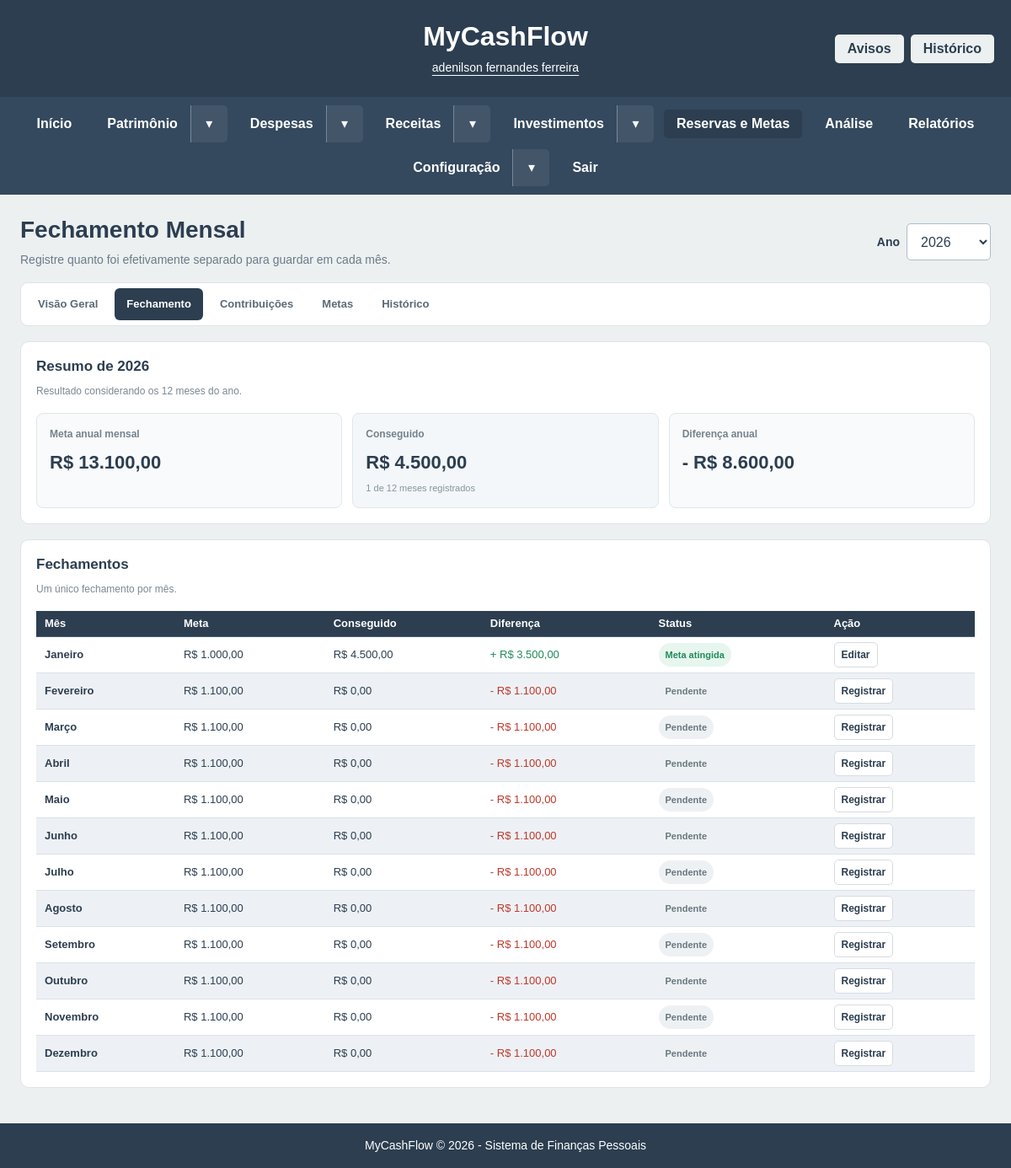
/views/reservas/fechamento.php (signed in), run on the app's committed database.
### tables this page shows
CREATE TABLE `metas_fechamentos` (
  `id` int(11) NOT NULL,
  `usuario_id` int(11) NOT NULL,
  `ano` smallint(4) NOT NULL,
  `mes` tinyint(2) NOT NULL,
  `meta` decimal(15,2) NOT NULL DEFAULT 1000.00,
  `conseguido` decimal(15,2) NOT NULL DEFAULT 0.00,
  `observacao` varchar(255) DEFAULT NULL,
  `fechado_em` datetime DEFAULT NULL,
  `criado_em` timestamp NOT NULL DEFAULT current_timestamp(),
  `atualizado_em` timestamp NOT NULL DEFAULT current_timestamp() ON UPDATE current_timestamp()
);

CREATE TABLE `metas_anuais` (
  `id` int(11) NOT NULL,
  `usuario_id` int(11) NOT NULL,
  `ano` smallint(4) NOT NULL,
  `meta_mensal` decimal(15,2) NOT NULL DEFAULT 1000.00,
  `meta_basica` decimal(15,2) NOT NULL DEFAULT 12000.00,
  `referencia_pontuais` decimal(15,2) NOT NULL DEFAULT 0.00,
  `meta_sonho` decimal(15,2) NOT NULL DEFAULT 50000.00,
  `meta_desafio` decimal(15,2) NOT NULL DEFAULT 65000.00,
  `criado_em` timestamp NOT NULL DEFAULT current_timestamp(),
  `atualizado_em` timestamp NOT NULL DEFAULT current_timestamp() ON UPDATE current_timestamp()
);

### includes/seguranca.php (called while the page is built, shortened)
<?php
function mcfDonoId(): int {
    return isset($GLOBALS['mcf_contexto']) ? (int)$GLOBALS['mcf_contexto']['proprietario_id'] : mcfUsuarioId();
}
function mcfUsuarioId(): int {
    $id = filter_var($_SESSION['usuario_id'] ?? null, FILTER_VALIDATE_INT, ['options'=>['min_range'=>1]]);
    return (int)$id;
}

### views/reservas/fechamento.php (the view, shortened to what this page needs)
<?php
require_once __DIR__ . '/../../config.php';
$usuario_id = mcfDonoId();
$anoAtual = (int)date('Y');
$ano = filter_input(
    INPUT_GET,
    'ano',
    FILTER_VALIDATE_INT
);
if (!$ano) {
    $ano = filter_input(
        INPUT_POST,
        'ano',
        FILTER_VALIDATE_INT
    );
}
if (
    !$ano ||
    $ano < 2000 ||
    $ano > 2100
) {
    $ano = $anoAtual;
}
$meses = [
    1 => 'Janeiro',
    2 => 'Fevereiro',
    3 => 'Março',
    4 => 'Abril',
    5 => 'Maio',
    6 => 'Junho',
    7 => 'Julho',
    8 => 'Agosto',
    9 => 'Setembro',
    10 => 'Outubro',
    11 => 'Novembro',
    12 => 'Dezembro'
];
$stmt = $conn->prepare("
    SELECT
        meta_mensal
    FROM metas_anuais
    WHERE usuario_id = ?
      AND ano = ?
    LIMIT 1
");
$stmt->bind_param(
    'ii',
    $usuario_id,
    $ano
);
$stmt->execute();
$configuracao = $stmt
    ->get_result()
    ->fetch_assoc();
$metaMensalPadrao = $configuracao
    ? (float)$configuracao['meta_mensal']
    : 1000.00;
$fechamentos = [];
$stmt = $conn->prepare("
    SELECT
        id,
        mes,
        meta,
        conseguido,
        observacao,
        fechado_em
    FROM metas_fechamentos
    WHERE usuario_id = ?
      AND ano = ?
    ORDER BY mes
");
$stmt->bind_param(
    'ii',
    $usuario_id,
    $ano
);
$stmt->execute();
$resultado = $stmt->get_result();
while ($row = $resultado->fetch_assoc()) {
    $fechamentos[(int)$row['mes']] = $row;
}
$totalMeta = 0;
$totalConseguido = 0;
$mesesFechados = count($fechamentos);
for ($mes = 1; $mes <= 12; $mes++) {
    if (isset($fechamentos[$mes])) {
        $totalMeta +=
            (float)$fechamentos[$mes]['meta'];
        $totalConseguido +=
            (float)$fechamentos[$mes]['conseguido'];
    } else {
        $totalMeta += $metaMensalPadrao;
    }
}
$diferencaAnual =
    $totalConseguido -
    $totalMeta;
include __DIR__ . '/../../includes/header.php';
include __DIR__ . '/../../includes/menu.php';
?>
<main class="reservas-layout">
    <div class="reservas-cabecalho">
        <div>
            <h2 class="mcf-page-title">
                Fechamento Mensal
            </h2>
            <p>
                Registre quanto foi efetivamente separado
                para guardar em cada mês.
            </p>
        </div>
        <form
            method="get"
            class="reservas-filtro-ano"
        >
            <label for="ano">
                Ano
            </label>
            <select
                id="ano"
                name="ano"
                onchange="this.form.submit()"
            >
                <?php
                for (
                    $a = $anoAtual + 1;
                    $a >= $anoAtual - 5;
                    $a--
                ):
                ?>
                    <option
                        value="<?= $a ?>"
                        <?= $a === $ano ? 'selected' : '' ?>
                    >
                        <?= $a ?>
                    </option>
                <?php endfor; ?>
            </select>
        </form>
    </div>
    <?php
    include __DIR__ .
        '/../../includes/reservas_navegacao.php';
    ?>
    <section class="reservas-secao">
        <div class="reservas-titulo">
            <div>
                <h2>
                    Resumo de <?= $ano ?>
                </h2>
                <span>
                    Resultado considerando os
                    12 meses do ano.
                </span>
            </div>
        </div>
        <div class="reservas-resumo">
            <article class="reservas-card">
                <span>
                    Meta anual mensal
                </span>
                <strong>
                    R$
                    <?= number_format(
                        $totalMeta,
                        2,
                        ',',
                        '.'
                    ) ?>
                </strong>
            </article>
            <article
                class="reservas-card reservas-card-principal"
            >
                <span>
                    Conseguido
                </span>
                <strong>
                    R$
                    <?= number_format(
                        $totalConseguido,
                        2,
                        ',',
                        '.'
                    ) ?>
                </strong>
                <small>
                    <?= $mesesFechados ?>
                    de 12 meses registrados
                </small>
            </article>
            <article class="reservas-card">
                <span>
                    Diferença anual
                </span>
                <strong
                    class="<?= $diferencaAnual >= 0 ? 'positivo' : 'negativo' ?>"
                >
                    <?= $diferencaAnual >= 0 ? '+' : '-' ?>
                    R$
                    <?= number_format(
                        abs($diferencaAnual),
                        2,
                        ',',
                        '.'
                    ) ?>
                </strong>
            </article>
        </div>
    </section>
    <section class="reservas-secao">
        <div class="reservas-titulo">
            <div>
                <h2>
                    Fechamentos
                </h2>
                <span>
                    Um único fechamento por mês.
                </span>
            </div>
        </div>
        <div class="reservas-tabela-wrapper">
            <table class="reservas-tabela">
                <thead>
                    <tr>
                        <th>Mês</th>
                        <th>Meta</th>
                        <th>Conseguido</th>
                        <th>Diferença</th>
                        <th>Status</th>
                        <th>Ação</th>
                    </tr>
                </thead>
                <tbody>
                    <?php
                    foreach (
                        $meses as
                        $numeroMes => $nomeMes
                    ):
                    ?>
                        <?php
                        $registro =
                            $fechamentos[$numeroMes]
                            ?? null;
                        $metaMes = $registro
                            ? (float)$registro['meta']
                            : $metaMensalPadrao;
                        $conseguido = $registro
                            ? (float)$registro['conseguido']
                            : 0;
                        $diferenca =
                            $conseguido -
                            $metaMes;
                        $observacao = $registro
                            ? (string)$registro['observacao']
                            : '';
                        ?>
                        <tr>
                            <td>
                                <strong>
                                    <?= $nomeMes ?>
                                </strong>
                            </td>
                            <td>
                                R$
                                <?= number_format(
                                    $metaMes,
                                    2,
                                    ',',
                                    '.'
                                ) ?>
                            </td>
                            <td>
                                R$
                                <?= number_format(
                                    $conseguido,
                                    2,
                                    ',',
                                    '.'
                                ) ?>
                            </td>
                            <td
                                class="<?= $diferenca >= 0 ? 'positivo' : 'negativo' ?>"
                            >
                                <?= $diferenca >= 0 ? '+' : '-' ?>
                                R$
                                <?= number_format(
                                    abs($diferenca),
                                    2,
                                    ',',
                                    '.'
                                ) ?>
                            </td>
                            <td>
                                <?php if (!$registro): ?>
                                    <span
                                        class="reservas-status pendente"
                                    >
                                        Pendente
                                    </span>
                                <?php elseif (
                                    $conseguido >= $metaMes
                                ): ?>
                                    <span
                                        class="reservas-status atingida"
                                    >
                                        Meta atingida
                                    </span>
                                <?php endif; ?>
                            </td>
                            <td>
                                <button
                                    type="button"
                                    class="reservas-btn-secundario js-fechamento"
                                    data-mes="<?= $numeroMes ?>"
                                    data-nome-mes="<?= htmlspecialchars(
                                        $nomeMes,
                                        ENT_QUOTES | ENT_SUBSTITUTE,
                                        'UTF-8'
                                    ) ?>"
                                    data-meta="<?= number_format(
                                        $metaMes,
                                        2,
                                        ',',
                                        ''
                                    ) ?>"
                                    data-conseguido="<?= number_format(
                                        $conseguido,
                                        2,
                                        ',',
                                        ''
                                    ) ?>"
                                    data-observacao="<?= htmlspecialchars(
                                        $observacao,
                                        ENT_QUOTES | ENT_SUBSTITUTE,
                                        'UTF-8'
                                    ) ?>"
                                >
                                    <?= $registro
                                        ? 'Editar'
                                        : 'Registrar'
                                    ?>
                                </button>
                            </td>
                        </tr>
                    <?php endforeach; ?>
                </tbody>
            </table>
        </div>
    </section>
</main>
<?php
include __DIR__ . '/../../includes/footer.php';
?>

### assets/css/style.css (style rules this page uses)
body { margin: 0; font-family: Arial, sans-serif; background-color: #ECF0F1; min-height: 100vh; display: flex; flex-direction: column; }

### assets/css/reservas/style-reservas.css (style rules this page uses)
body { margin: 0; font-family: Arial, sans-serif; background: #ecf0f1; color: #2c3e50; }
.reservas-layout { box-sizing: border-box; width: 100%; max-width: 1700px; margin: 0 auto; padding: 20px; }
.reservas-layout * { box-sizing: border-box; }
.reservas-cabecalho { display: flex; align-items: center; justify-content: space-between; flex-wrap: wrap; gap: 16px; margin-bottom: 16px; }
.reservas-cabecalho h1, .reservas-cabecalho h2 { margin: 0 0 5px; font-size: 24px; }
.reservas-cabecalho p { margin: 0; color: #6c7a89; font-size: 14px; }
.reservas-filtro-ano { display: flex; align-items: center; gap: 8px; }
.reservas-filtro-ano label { font-size: 13px; font-weight: 700; }
.reservas-filtro-ano select { min-width: 100px; padding: 9px 12px; border: 1px solid #d5dce1; border-radius: 7px; background: #fff; color: #2c3e50; }
.reservas-secao { margin-bottom: 18px; padding: 18px; background: #fff; border: 1px solid #dde3e7; border-radius: 10px; }
.reservas-titulo { display: flex; align-items: center; justify-content: space-between; flex-wrap: wrap; gap: 10px; margin-bottom: 15px; }
.reservas-titulo h2 { margin: 0 0 4px; font-size: 17px; }
.reservas-titulo span { color: #7a8892; font-size: 12px; }
.reservas-resumo { display: grid; grid-template-columns: repeat(3, minmax(0, 1fr)); gap: 12px; }
.reservas-card { padding: 15px; background: #f8fafb; border: 1px solid #e1e6ea; border-radius: 8px; }
.reservas-card-principal { background: #f3f7f9; }
.reservas-card span { display: block; margin-bottom: 8px; color: #74828c; font-size: 12px; font-weight: 700; }
.reservas-card strong { display: block; font-size: 22px; color: #2c3e50; }
.reservas-card small { display: block; margin-top: 6px; color: #87939b; font-size: 11px; }
.reservas-tabela-wrapper { width: 100%; overflow-x: auto; }
.reservas-tabela { width: 100%; border-collapse: collapse; font-size: 13px; }
.reservas-tabela th, .reservas-tabela td { padding: 11px 10px; border-bottom: 1px solid #e6eaed; text-align: left; white-space: nowrap; }
.reservas-tabela th { background: #f6f8f9; color: #596b77; font-size: 12px; }
.positivo { color: #218c5a; }
.negativo { color: #c0392b; }
.reservas-status { display: inline-block; padding: 5px 8px; border-radius: 20px; font-size: 11px; font-weight: 700; }
.reservas-status.atingida { background: #e7f6ee; color: #218c5a; }
.reservas-status.pendente { background: #eef1f3; color: #697780; }
.reservas-btn-secundario { padding: 7px 10px; border: 1px solid #d5dce1; border-radius: 6px; background: #fff; color: #2c3e50; font-size: 11px; font-weight: 700; cursor: pointer; }

### assets/css/padrao.css (style rules this page uses)
:root { --mcf-ink:#2c3e50; --mcf-primary:#34495e; --mcf-surface:#fff; --mcf-page:#ecf0f1; --mcf-border:#d9e1e8; --mcf-row-light:#fff; --mcf-row-dark:#edf1f5; --mcf-row-hover:#e0e8f0; --mcf-radius:8px; }
body { font-family:Arial,sans-serif; background-color:var(--mcf-page); }
body :is(input,select,textarea,button) { font-family:inherit; }
body :is(main,[class$="-layout"],[class$="-page"]) :is(h2,h3) { color:var(--mcf-ink); }
body :is(input:not([type=checkbox]):not([type=radio]):not([type=color]):not([type=hidden]),select,textarea) { border-radius:5px; border-color:#aebdc9; }
body :is(a,button,input,select,textarea,summary):focus-visible { outline:3px solid #28688b; outline-offset:3px; }
body table:not(#an-chart table) { border-collapse:collapse; }
body table:not(#an-chart table) > thead > tr > th { background:var(--mcf-ink); color:#fff; border-color:#465c70; }
body table:not(#an-chart table) > tbody > tr { --mcf-row-bg:var(--mcf-row-light); }
body table:not(#an-chart table) > tbody > tr:nth-child(even) { --mcf-row-bg:var(--mcf-row-dark); }
body table:not(#an-chart table) > tbody > tr > :is(td,th) { background-color:var(--mcf-row-bg) !important; border-bottom:1px solid var(--mcf-border); }

### data on the page
metas_fechamentos: nomeMes "Janeiro", meta "1.000,00", conseguido "4.500,00", abs($diferenca) "3.500,00", shows "Meta atingida", shows "Editar"
metas_anuais: meta_mensal "1.100,00"

### other printed values
mcfRotuloUsuario() "adenilson fernandes ferreira"
$menuEscape($menuRotulo) "Início"
$menuEscape($menuRotulo) "Patrimônio"
$menuEscape($menuRotulo) "Despesas"
$menuEscape($menuRotulo) "Receitas"
$menuEscape($menuRotulo) "Investimentos"
$menuEscape($menuRotulo) "Reservas e Metas"
$menuEscape($menuRotulo) "Análise"
$menuEscape($menuRotulo) "Relatórios"
$menuEscape($menuRotulo) "Configuração"
$menuEscape($menuRotulo) "Sair"
$ano "2026"
$totalMeta "13.100,00"
$totalConseguido "4.500,00"
$mesesFechados "1"
